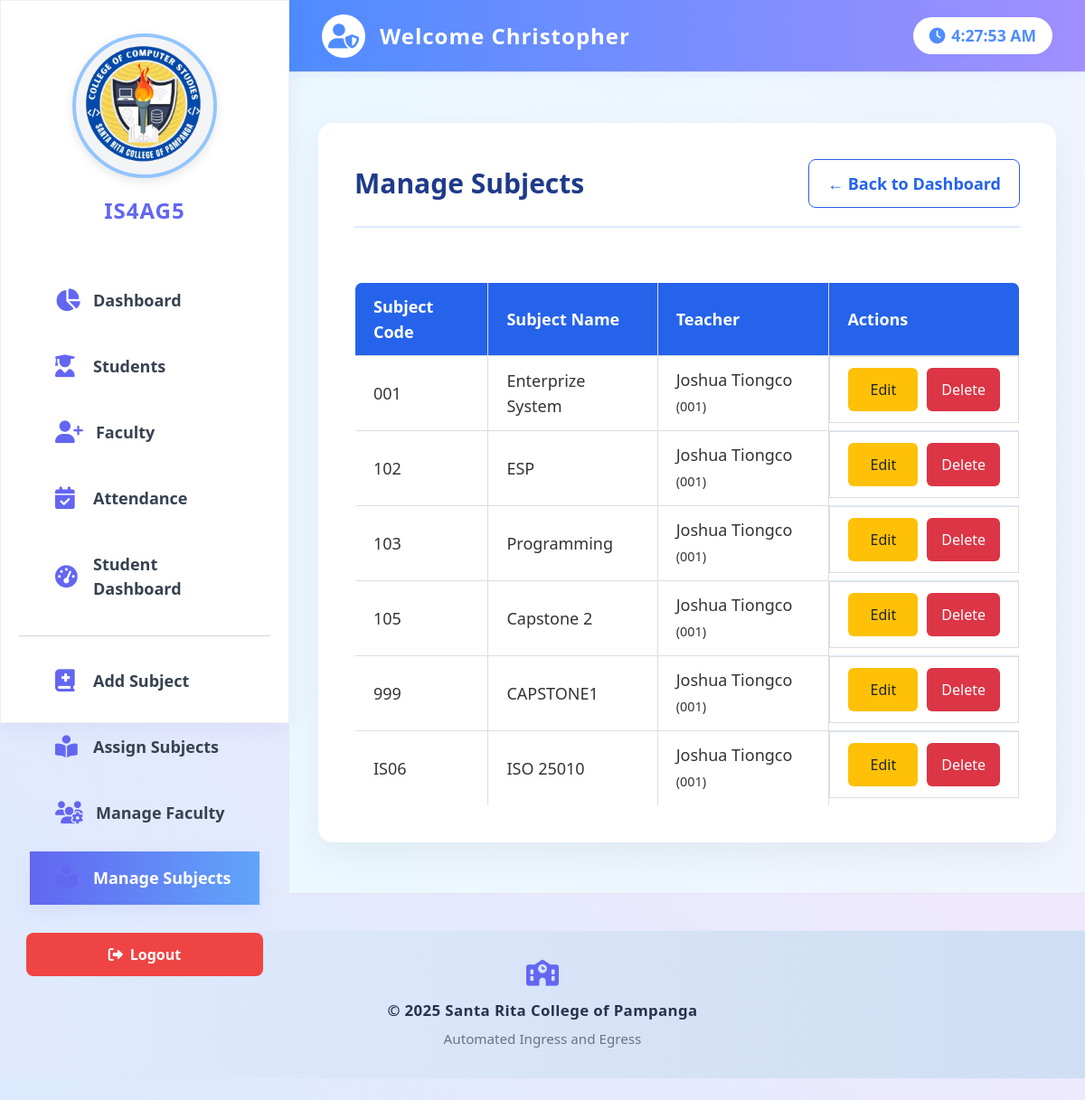
The app's page /manage_subjects.php (signed in), older data.
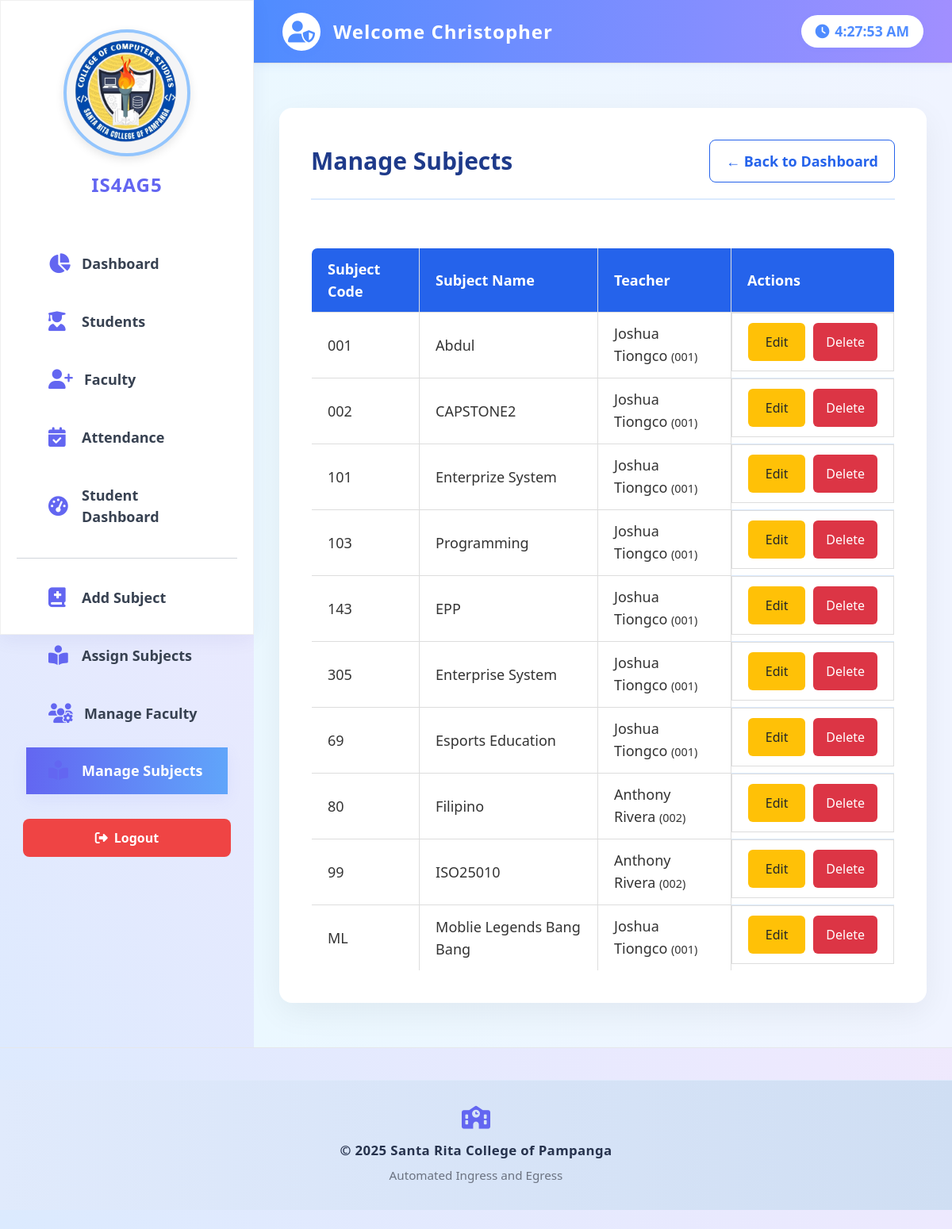
The same page, newer data.
### tables this page shows
CREATE TABLE `subjects` (
  `id` int(11) NOT NULL,
  `subject_code` varchar(20) DEFAULT NULL,
  `subject_name` varchar(100) DEFAULT NULL,
  `teacher_id` int(11) DEFAULT NULL,
  `schedule_days` varchar(50) DEFAULT NULL,
  `start_time` time DEFAULT NULL,
  `end_time` time DEFAULT NULL
);

CREATE TABLE `teachers` (
  `id` int(11) NOT NULL,
  `teacher_id` varchar(20) NOT NULL,
  `name` varchar(100) NOT NULL,
  `email` varchar(100) DEFAULT NULL,
  `phone` varchar(20) DEFAULT NULL,
  `department` varchar(50) DEFAULT NULL,
  `profile_pic` varchar(255) DEFAULT NULL,
  `created_at` timestamp NOT NULL DEFAULT current_timestamp()
);

### manage_subjects.php (the view, shortened to what this page needs)
<?php
include 'includes/header.php';
include 'includes/db.php';
$subjects = $conn->query("
    SELECT s.*, t.name as teacher_name, t.teacher_id as teacher_code
    FROM subjects s
    LEFT JOIN teachers t ON s.teacher_id = t.id
    ORDER BY s.subject_code
");
?>
<div class="app-content">
    <div class="app-container">
        <div class="flex flex-col sm:flex-row justify-between items-center border-b-2 border-blue-100 pb-5 mb-10 gap-5">
            <h2 class="text-3xl font-bold text-blue-900 flex items-center gap-3">
                Manage Subjects
            </h2>
            <a href="dashboard.php" class="text-blue-600 font-semibold px-5 py-3 text-lg rounded-lg border border-blue-600 hover:bg-blue-600 hover:text-white transition">← Back to Dashboard</a>
        </div>
        <div class="overflow-x-auto">
            <table class="w-full border border-blue-200 rounded-lg overflow-hidden">
                <thead class="bg-blue-600 text-white">
                    <tr>
                        <th class="px-5 py-3 text-lg">Subject Code</th>
                        <th class="px-5 py-3 text-lg">Subject Name</th>
                        <th class="px-5 py-3 text-lg">Teacher</th>
                        <th class="px-5 py-3 text-lg">Actions</th>
                    </tr>
                </thead>
                <tbody>
                    <?php if ($subjects->num_rows > 0): ?>
                        <?php while ($subject = $subjects->fetch_assoc()): ?>
                            <tr class="border-b border-blue-100 hover:bg-blue-50 text-lg">
                                <td class="px-5 py-3"><?= htmlspecialchars($subject['subject_code']) ?></td>
                                <td class="px-5 py-3"><?= htmlspecialchars($subject['subject_name']) ?></td>
                                <td class="px-5 py-3">
                                    <?php if ($subject['teacher_name']): ?>
                                        <?= htmlspecialchars($subject['teacher_name']) ?>
                                        <small>(<?= htmlspecialchars($subject['teacher_code']) ?>)</small>
                                    <?php else: ?>
                                        <span class="no-teacher">No teacher assigned</span>
                                    <?php endif; ?>
                                </td>
                                <td class="px-5 py-3 actions">
                                    <button class="btn-edit" onclick="editSubject(<?= $subject['id'] ?>, '<?= htmlspecialchars($subject['subject_code']) ?>', '<?= htmlspecialchars($subject['subject_name']) ?>', '<?= $subject['teacher_id'] ?? '' ?>')">Edit</button>
                                    <a href="?delete=<?= $subject['id'] ?>" class="btn-delete" onclick="return confirm('Are you sure you want to delete this subject?')">Delete</a>
                                </td>
                            </tr>
                        <?php endwhile; ?>
                    <?php else: ?>
                        <tr>
                            <td colspan="4" class="no-data">No subjects found. <a href="add_subject.php">Add your first subject</a></td>
                        </tr>
                    <?php endif; ?>
                </tbody>
            </table>
        </div>
    </div>
</div>
<?php include 'includes/footer.php'; ?>

Row changes from the older to the newer data that the page shows:
removed subjects: subject_code "001", subject_name "Enterprize System", teacher.name "Joshua Tiongco", teacher.teacher_id "001"
removed subjects: subject_code "102", subject_name "ESP", teacher.name "Joshua Tiongco", teacher.teacher_id "001"
removed subjects: subject_code "105", subject_name "Capstone 2", teacher.name "Joshua Tiongco", teacher.teacher_id "001"
removed subjects: subject_code "999", subject_name "CAPSTONE1", teacher.name "Joshua Tiongco", teacher.teacher_id "001"
removed subjects: subject_code "IS06", subject_name "ISO 25010", teacher.name "Joshua Tiongco", teacher.teacher_id "001"
added subjects: subject_code "001", subject_name "Abdul", teacher.name "Joshua Tiongco", teacher.teacher_id "001"
added subjects: subject_code "002", subject_name "CAPSTONE2", teacher.name "Joshua Tiongco", teacher.teacher_id "001"
added subjects: subject_code "101", subject_name "Enterprize System", teacher.name "Joshua Tiongco", teacher.teacher_id "001"
added subjects: subject_code "143", subject_name "EPP", teacher.name "Joshua Tiongco", teacher.teacher_id "001"
added subjects: subject_code "305", subject_name "Enterprise System", teacher.name "Joshua Tiongco", teacher.teacher_id "001"
added subjects: subject_code "69", subject_name "Esports Education", teacher.name "Joshua Tiongco", teacher.teacher_id "001"
added subjects: subject_code "80", subject_name "Filipino", teacher.name "Anthony Rivera", teacher.teacher_id "002"
added subjects: subject_code "99", subject_name "ISO25010", teacher.name "Anthony Rivera", teacher.teacher_id "002"
added subjects: subject_code "ML", subject_name "Moblie Legends Bang Bang", teacher.name "Joshua Tiongco", teacher.teacher_id "001"
